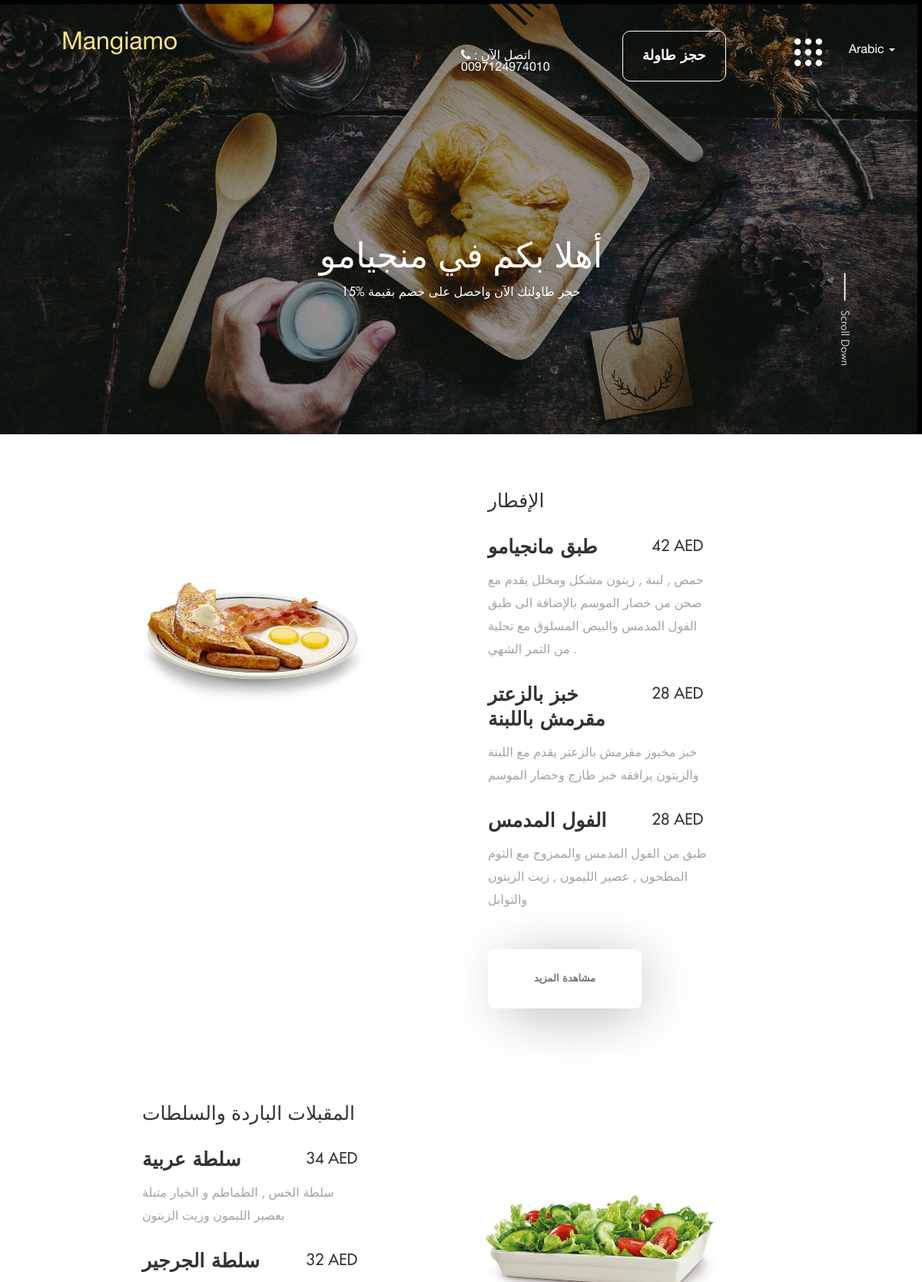
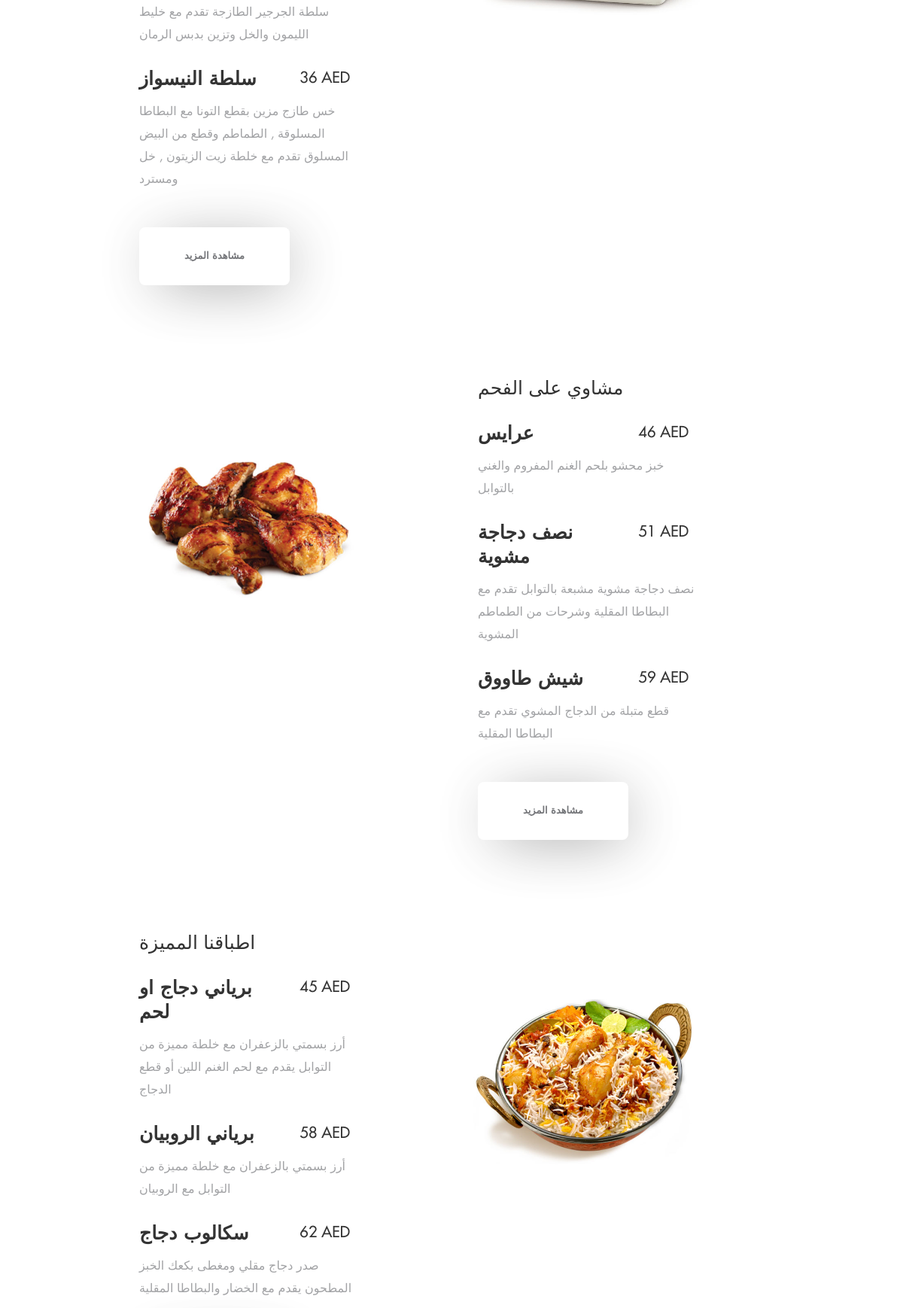
Page /menu.php (upper part) on the committed database (2 pictures, top to bottom).
### tables this page shows
CREATE TABLE `category` (
  `id` int(11) NOT NULL,
  `slug` varchar(255) NOT NULL,
  `english` varchar(255) NOT NULL,
  `arabic` varchar(255) NOT NULL,
  `img` varchar(255) NOT NULL,
  `is_img` enum('0','1') NOT NULL DEFAULT '0'
);

CREATE TABLE `foods` (
  `id` int(11) NOT NULL,
  `cat_id` int(11) NOT NULL,
  `title_en` varchar(255) NOT NULL,
  `detail_en` text NOT NULL,
  `title` varchar(255) NOT NULL,
  `detail` text NOT NULL,
  `price` varchar(100) NOT NULL,
  `img` varchar(255) NOT NULL
);

### menu.php (the view, shortened to what this page needs)
<?php include "includes/header.php";?>
<?php
require_once 'functions/config.php';
$query = "SELECT * FROM category where is_img='1'";
$result = $db->query($query);
?>
            <div class="header-slider">
                <div class="row">
                    <div class="col-md-2 slider-st">
                    </div>
                    <div class="col-md-8 slider-st">
                        <div id="head-text-slide" class="carousel slide" data-ride="carousel">
                            <div class="carousel-inner" role="listbox">
                                <div class="item active">
                                    <h1 class="header-1">أهلا بكم في منجيامو</h1>
                                    <h6 class="header-6"> حجز طاولتك الآن واحصل على خصم بقيمة %15 </h6>
                                </div>
                            </div>
                        </div>
                    </div>
                    <div class="col-md-2 slider-st">
                        <div class="scroll-down-btn">
                            Scroll Down
                        </div>
                    </div>
                </div>
            </div>
        </div>
    </header>
    <?php $i=0;while ($row = $result->fetch_object()) {
        $cat_id=$row->id;
        $query2 = "SELECT * FROM foods where cat_id='$cat_id'";
        $result2 = $db->query($query2);
        if($i%2==0){
            ?>
            <section class="single-menu-sec">
                <div class="container-fluid">
                    <div class="row">
                        <div class="col-md-6">
                            <div class="img-bar">
                                <img src="img/<?php echo $row->img;?>">
                            </div>
                        </div>
                        <div class="col-md-4">
                            <div class="single-menu-bar">
                                <h3 class="header-3V2"><?php echo $row->arabic;?></h3>
                                <ul>
                                    <?php $j=0;while ($row2 = $result2->fetch_object()){ if($j>2){ $cls="not-show";}else{ $cls="";}
                                    ?>
                                    <li class="single-menu-item <?php echo $cls;?>">
                                        <div class="row">
                                            <div class="col-md-8 col-xs-8">
                                                <h2 class="single-menu-header"><?php echo $row2->title;?></h2>
                                            </div>
                                            <div class="col-md-4 col-xs-4 price">
                                                <?php echo $row2->price;?>
                                            </div>
                                        </div>
                                        <div class="row">
                                            <div class="col-md-12">
                                                <p class="p-text-1">
                                                    <?php echo $row2->detail;?>
                                                </p>
                                            </div>
                                        </div>
                                    </li>
                                    <?php $j++; } ?>
                                </ul>
                                <?php if($j>3){ ?>
                                <a href="javascript:void(0);" class="view-more-btn show-more">مشاهدة المزيد</a>
                                <?php } ?>
                            </div>
                        </div>
                    </div>
                </div>
            </section>
        <?php } else { ?>
               <section class="single-menu-sec">
                    <div class="container-fluid">
                        <div class="row">
                            <div class="col-md-1">&nbsp;</div>
                            <div class="col-md-4">
                            <div class="single-menu-bar">
                                <h3 class="header-3V2"><?php echo $row->arabic;?></h3>
                                <ul>
                                    <?php $j=0;while ($row2 = $result2->fetch_object()){ if($j>2){ $cls="not-show";}else{ $cls="";}
                                    ?>
                                    <li class="single-menu-item <?php echo $cls;?>">
                                        <div class="row">
                                            <div class="col-md-8 col-xs-8">
                                                <h2 class="single-menu-header"><?php echo $row2->title;?></h2>
                                            </div>
                                            <div class="col-md-4 col-xs-4 price">
                                                <?php echo $row2->price;?>
                                            </div>
                                        </div>
                                        <div class="row">
                                            <div class="col-md-12">
                                                <p class="p-text-1">
                                                    <?php echo $row2->detail;?>
                                                </p>
                                            </div>
                                        </div>
                                    </li>
                                    <?php $j++; } ?>
                                </ul>
                                <?php if($j>3){ ?>
                                <a href="javascript:void(0);" class="view-more-btn show-more">مشاهدة المزيد</a>
                                <?php } ?>
                            </div>
                        </div>
                            <div class="col-md-6 hidden-xs hidden-sm visible-md-* visible-lg-*">
                                <div class="img-bar">
                                    <img src="img/<?php echo $row->img;?>">
                                </div>
                            </div>
                        </div>
                    </div>
                </section>
        <?php } ?>
    <?php $i++;} ?>
<?php include "includes/footer.php"; ?>

### css/style.css (style rules this page uses)
* { font: 400 16px "OpenSans", "Helvetica", "Roboto", "Arial", sans-serif; -webkit-box-sizing: border-box; -moz-box-sizing: border-box; box-sizing: border-box; margin: 0; padding: 0; }
body { background-color: #ffffff; }
.view-more-btn { font: 700 13px "Futura"; color: #46484d; opacity: 0.75; padding: 30px 0px; width: 200px; display: block; text-align: center; border-top-left-radius: 8px; border-top-right-radius: 8px; border-bottom-left-radius: 8px; border-bottom-right-radius: 8px; background-color: #ffffff; -webkit-box-shadow: 10px 10px 80px -15px rgba(0, 0, 0, 0.6); -moz-box-shadow: 10px 10px 80px -15px rgba(0, 0, 0, 0.6); box-shadow: 10px 10px 80px -15px rgba(0, 0, 0, 0.6); text-decoration: none; }
.header-1 { font: 400 45px "Helvetica"; }
.header-3V2 { font: 500 25px "Futura"; }
.header-6 { font: 500 16px "Futura"; }
.p-text-1 { font: 500 16px "Futura"; color: #46484d; opacity: 0.7; line-height: 30px; }
.header-slider { color: #ffffff; text-align: center; margin-top: 180px; padding-bottom: 100px; }
.scroll-down-btn { -webkit-transform: scale(0.9) rotate(90deg); -moz-transform: scale(0.9) rotate(90deg); -ms-transform: scale(0.9) rotate(90deg); -o-transform: scale(0.9) rotate(90deg); transform: scale(0.9) rotate(90deg); cursor: pointer; font: 400 16px "Futura"; display: block; margin-top: 120px; margin-bottom: 40px; }
.scroll-down-btn::before { content: ""; width: 40px; height: 2px; background-color: #fff; display: inline-block; margin-bottom: 4px; margin-right: 10px; }
.single-menu-sec { padding: 40px 60px; }
.single-menu-sec ul { list-style: none; margin: 0px 0px 40px 0px; padding: 0px; -webkit-transition: all 0.5s ease-in-out; -moz-transition: all 0.5s ease-in-out; transition: all 0.5s ease-in-out; }
.single-menu-sec ul li { display: block; }
.single-menu-sec .img-bar { padding: 100px; }
.single-menu-sec .img-bar img { width: 100%; height: auto; }
.single-menu-sec .single-menu-bar { padding: 10px 20px; }
.single-menu-sec .single-menu-bar .single-menu-item { -webkit-transition: all 0.5s ease-in-out; -moz-transition: all 0.5s ease-in-out; transition: all 0.5s ease-in-out; }
.single-menu-sec .single-menu-bar .single-menu-item .single-menu-header { font: 700 25px "Futura"; }
.single-menu-sec .single-menu-bar .single-menu-item .price { font: 500 20px "Futura"; text-align: left; margin-top: 20px; }
.single-menu-sec .single-menu-bar .single-menu-item .p-text-1 { opacity: 0.5; }

### rows in the picture
category: img (picture), arabic "الإفطار", shows "مشاهدة المزيد"
foods: title "طبق مانجيامو", price "42 AED", detail "حمص , لبنة , زيتون مشكل ومخلل يقدم مع صحن من خضار الموسم بالإضافة الى طبق الفول المدمس والبيض المسلوق مع تحلية من التمر الشهي ."
foods: title "خبز بالزعتر مقرمش باللبنة", price "28 AED", detail "خبز مخبوز مقرمش بالزعتر يقدم مع اللبنة والزيتون يرافقه خبز طازج وخضار الموسم"
foods: title "الفول المدمس", price "28 AED", detail "طبق من الفول المدمس والممزوج مع الثوم المطحون , عصير الليمون , زيت الزيتون والتوابل"
category: arabic "المقبلات الباردة والسلطات", shows "مشاهدة المزيد", img (picture)
foods: title "سلطة عربية", price "34 AED", detail "سلطة الخس , الطماطم و الخيار متبلة بعصير الليمون وزيت الزيتون"
foods: title "سلطة الجرجير", price "32 AED", detail "سلطة الجرجير الطازجة تقدم مع خليط الليمون والخل وتزين بدبس الرمان"
foods: title "سلطة النيسواز", price "36 AED", detail "خس طازج مزين بقطع التونا مع البطاطا المسلوقة , الطماطم وقطع من البيض المسلوق تقدم مع خلطة زيت الزيتون , خل ومسترد"
category: img (picture), arabic "مشاوي على الفحم", shows "مشاهدة المزيد"
foods: title "عرايس", price "46 AED", detail "خبز محشو بلحم الغنم المفروم والغني بالتوابل"
foods: title "نصف دجاجة مشوية", price "51 AED", detail "نصف دجاجة مشوية مشبعة بالتوابل تقدم مع البطاطا المقلية وشرحات من الطماطم المشوية"
foods: title "شيش طاووق", price "59 AED", detail "قطع متبلة من الدجاج المشوي تقدم مع البطاطا المقلية"
category: arabic "اطباقنا المميزة", img (picture)
foods: title "برياني دجاج او لحم", price "45 AED", detail "أرز بسمتي بالزعفران مع خلطة مميزة من التوابل يقدم مع لحم الغنم اللين أو قطع الدجاج"
foods: title "برياني الروبيان", price "58 AED", detail "أرز بسمتي بالزعفران مع خلطة مميزة من التوابل مع الروبيان"
foods: title "سكالوب دجاج", price "62 AED", detail "صدر دجاج مقلي ومغطى بكعك الخبز المطحون يقدم مع الخضار والبطاطا المقلية"
